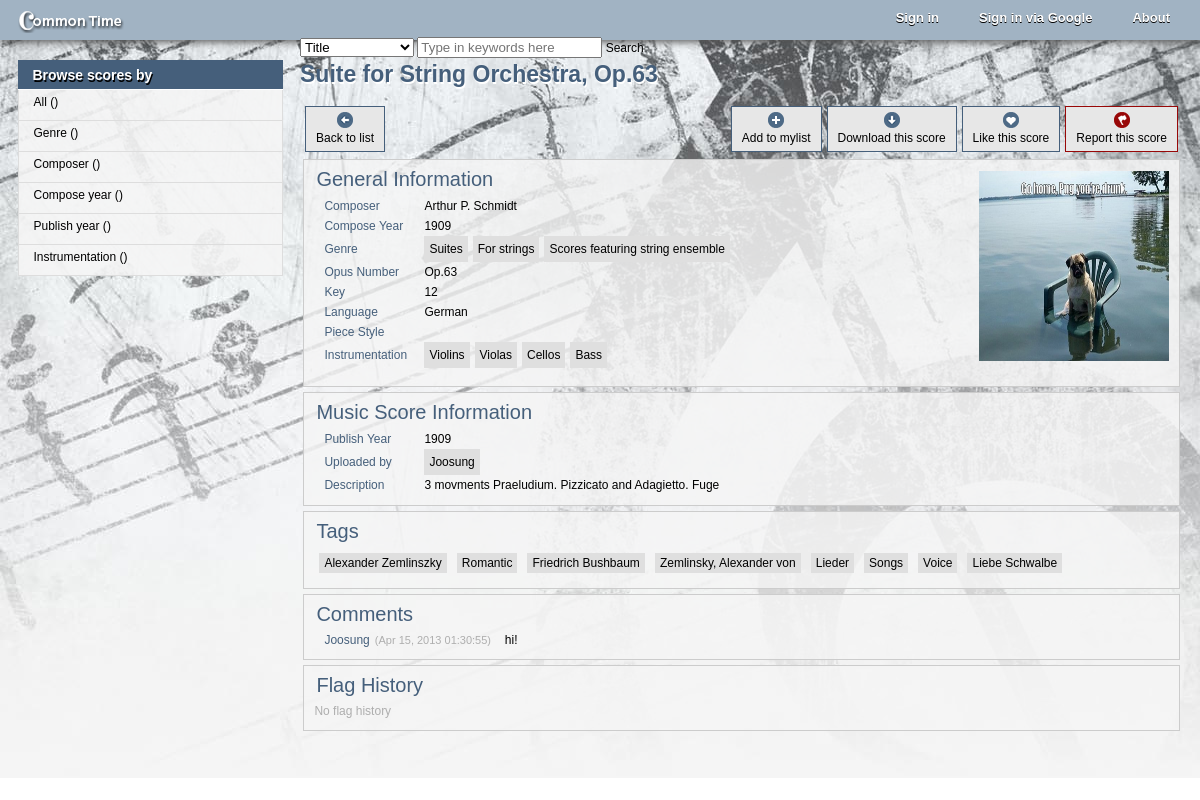
Before: /view.php?id=1 with the older database file.
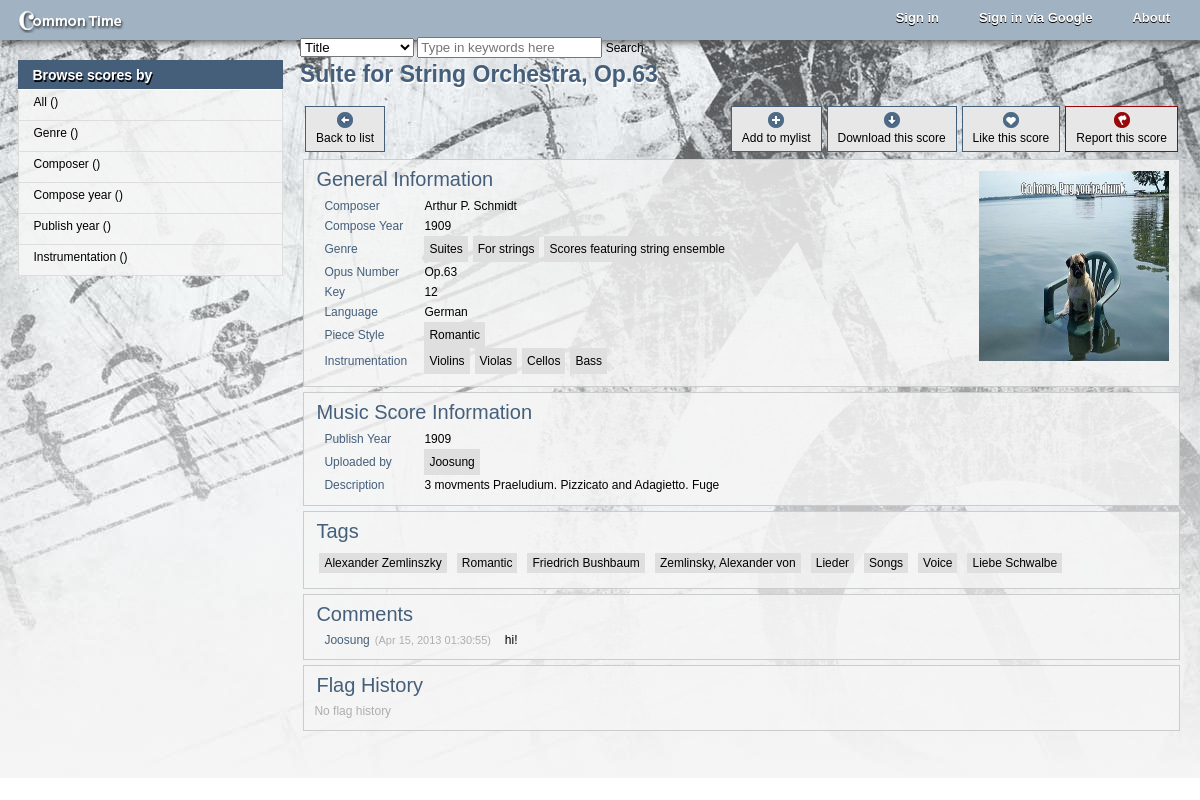
After: the same page with the newer database file.
### tables this page shows
CREATE TABLE `CT_Score` (
  `id` int(11) NOT NULL AUTO_INCREMENT,
  `title` varchar(100) NOT NULL,
  `isFlagged` int(11) DEFAULT '0',
  `isPublic` int(11) NOT NULL DEFAULT '0',
  `composer` varchar(200) DEFAULT NULL COMMENT 'foreign key',
  `composeYear` int(11) DEFAULT NULL,
  `publishYear` int(11) DEFAULT NULL,
  `description` varchar(4000) DEFAULT NULL,
  `downloadLink` varchar(4000) DEFAULT 'assets/scores/sample.jpg',
  `downloads` int(11) NOT NULL DEFAULT '0',
  `likes` int(11) DEFAULT '0',
  `likeList` varchar(4000) DEFAULT NULL,
  `timestamp` int(11) NOT NULL DEFAULT '0',
  `uploadedBy` int(11) NOT NULL DEFAULT '0' COMMENT 'foreign key',
  `language` varchar(45) DEFAULT NULL,
  `opusNum` varchar(45) DEFAULT NULL,
  `key` varchar(45) DEFAULT NULL,
  PRIMARY KEY (`id`)
);

CREATE TABLE `CT_Genre` (
  `id` int(11) NOT NULL AUTO_INCREMENT,
  `refScore` int(11) DEFAULT NULL,
  `genre` varchar(50) NOT NULL,
  PRIMARY KEY (`id`)
);

CREATE TABLE `CT_Instrumentation` (
  `id` int(11) NOT NULL AUTO_INCREMENT,
  `refScore` int(11) DEFAULT NULL,
  `instrumentation` varchar(200) NOT NULL,
  PRIMARY KEY (`id`)
);

CREATE TABLE `CT_User` (
  `id` int(11) NOT NULL AUTO_INCREMENT,
  `userEmail` varchar(50) NOT NULL,
  `userPw` varchar(1000) NOT NULL,
  `firstName` varchar(50) NOT NULL,
  `middleName` varchar(50) DEFAULT NULL,
  `lastName` varchar(50) NOT NULL,
  `level` int(11) NOT NULL DEFAULT '1' COMMENT 'for penalizing & incentivizing purposes',
  `redFlag` int(11) DEFAULT '0',
  `joinDate` timestamp NULL DEFAULT NULL,
  `lastAccess` timestamp NULL DEFAULT NULL,
  `avatarPic` varchar(200) DEFAULT 'assets/images/profile.jpg',
  `securityQ` varchar(200) DEFAULT NULL,
  `securityA` varchar(200) DEFAULT NULL,
  `emailSHA` varchar(100) NOT NULL,
  PRIMARY KEY (`id`)
);

CREATE TABLE `CT_ScoreTag` (
  `id` int(11) NOT NULL AUTO_INCREMENT,
  `refScore` int(11) NOT NULL,
  `tagBy` int(11) NOT NULL,
  `tag` varchar(100) NOT NULL,
  PRIMARY KEY (`id`)
);

CREATE TABLE `CT_ScoreComment` (
  `id` int(11) NOT NULL AUTO_INCREMENT,
  `refScore` int(11) NOT NULL,
  `commentBy` int(11) NOT NULL,
  `comment` varchar(4000) NOT NULL,
  `timestamp` int(11) NOT NULL DEFAULT '0',
  PRIMARY KEY (`id`)
);

CREATE TABLE `CT_Style` (
  `id` int(11) NOT NULL AUTO_INCREMENT,
  `refScore` int(11) NOT NULL,
  `style` varchar(200) NOT NULL,
  PRIMARY KEY (`id`)
);

### functions.php (called while the page is built, shortened)
<?php
function getSpecific($table, $fields, $filter){
	global $json_container, $connect;
	$query = "SELECT ".mysql_real_escape_string($fields)." FROM ".mysql_real_escape_string($table)." WHERE ".mysql_real_escape_string($filter).";";
	$result = mysql_query($query, $connect);
	if($result === false)
	{
		return 'There is no such a table';
	}
	else
	{
		$data = @mysql_fetch_array($result);
		return $data[0];
	}
}
function getSQLFromID($type, $param) {
	if($type == "firstName"){
		return "SELECT firstName FROM CT_User WHERE id = ".mysql_real_escape_string($param).";";
	}else if($type == "lastName"){
		return "SELECT lastName FROM CT_User WHERE id = ".mysql_real_escape_string($param).";";
	}else if($type == "redFlag"){
		return "SELECT redFlag FROM CT_User WHERE id = ".mysql_real_escape_string($param).";";
	}else if($type == "joinDate"){
		return "SELECT joinDate FROM CT_User WHERE id = ".mysql_real_escape_string($param).";";
	}else if($type == "flagHistory"){
		return "SELECT * FROM CT_FlagHistory WHERE refScore = ".mysql_real_escape_string($param)." ORDER BY timestamp DESC;";
	}else if($type == "genre"){
		return "SELECT * FROM CT_Genre WHERE refScore = ".mysql_real_escape_string($param).";";
	}else if($type == "instrumentation"){
		return "SELECT * FROM CT_Instrumentation WHERE refScore = ".mysql_real_escape_string($param).";";
	}else if($type == "comment"){
		return "SELECT * FROM CT_ScoreComment WHERE refScore = ".mysql_real_escape_string($param)." ORDER BY timestamp DESC;";
	}else if($type == "style"){
		return "SELECT * FROM CT_Style WHERE refScore = ".mysql_real_escape_string($param).";";
	}else if($type == "tag"){
		return "SELECT tag FROM CT_ScoreTag WHERE refScore = ".mysql_real_escape_string($param).";";
	}
}
function idToValue($val, $table, $condition){
	global $connect;
	$query = "SELECT ".mysql_real_escape_string($val)." FROM ".mysql_real_escape_string($table)." WHERE id = ".mysql_real_escape_string($condition).";";
	$result = mysql_query($query, $connect);
	$data = @mysql_fetch_array($result);
	return $data;
}
?>

### view.php (the view, shortened to what this page needs)
<?php
require_once("functions.php");
if(isset($_GET['id'])){
	$scoreNum = $_GET['id'];
}else{
	$scoreNum = -1;
}
$query = "SELECT * FROM CT_Score WHERE id = ".mysql_real_escape_string($scoreNum).";";
$result = mysql_query($query, $connect);
$numOfResult = mysql_num_rows($result);
if(!isset($_GET['id']) || $numOfResult == 0){
	$_SESSION['error'] = "The score you tried to access does not exist!";
	header("Location: browse.php");
}else{
	$fetchResult = mysql_query($query, $connect);
}
?>
<!DOCTYPE html PUBLIC "-//W3C//DTD XHTML 1.0 Transitional//EN" "http://www.w3.org/TR/xhtml1/DTD/xhtml1-transitional.dtd">
<html xmlns="http://www.w3.org/1999/xhtml">
<head>
<link rel="stylesheet" href="http://code.jquery.com/ui/1.10.2/themes/smoothness/jquery-ui.css" />
<link rel="stylesheet" href="./assets/style.css">
<link rel="stylesheet" href="./assets/libraries/select/select2.css">
<link rel="stylesheet" href="http://code.jquery.com/mobile/1.3.0/jquery.mobile-1.3.0.min.css" />
</head>
<body>
<div id="bg"></div>
<div class="page">
	<div class="top_nav">
    	<div class="logo_top" onclick="location.href='index.php';">
        	<img src="assets/images/logo.png"/>
        </div>
    	<div class="topmenus">
        	<ul>
            	<li id="aboutPage">About</li>
                <?php
					if(!isset($_SESSION['primaryId']) || $_SESSION['primaryId'] == ''){
						echo('
							<li id="loginW">Sign in via Google</li>
			                <div id="loginWindow">
		                	<div id="formComponents">
        	                <form id="Form_keepSigned" action="index.php" method="get" data-ajax="false">
                	        	<input type="checkbox" name="keepSignedIn" value=1 id="keepSignedIn" data-role="none">
                    	        <input type="hidden" name="loginType" value=1>
                        		<label for="keepSignedIn">Keep me signed in</label>
            	            </form>
 		                    </div>
                			</div>
							<li id="loginWN">Sign in</li>
			                <div id="loginWindowN">
		                	<div id="formComponentsN">
        	                <form id="Form_keepSignedN" action="index.php" method="post" data-ajax="false">
								<input type="text" name="userEmail" placeholder="Email"><input type="password" placeholder="Password" name="userPw">
                	        	<input type="checkbox" name="keepSignedInN" value=1 id="keepSignedInN" data-role="none">
								<label for="keepSignedInN">Keep me signed in</label>
                    	        <input type="hidden" name="loginType" value=2>
								<div data-role="fieldcontain">
									<input type="submit" id="normal_signin" value="Sign in"><input type="button" id="normal_signup" value="Sign up"><input type="button" id="normal_help" value="Help!">
								</div>
            	            </form>
 		                    </div>
                			</div>
						');
					}else{
						echo("<li id='logOut'>Log out</li>");
						echo("<li id='userPanel'>".$_SESSION['firstName']."</li>");
						echo("<li id='upload' onclick=location.href='upload.php'>Upload a score</li>");
					}
				?>
        	</ul>
        </div>
    </div>
    <div class="main_layout">
	    <div class="main_left">
    	    <div class="catList">
        	    <span class="catListHeader">Browse scores by</span>
	           	<ul>
	               	<li id="br_all">All (<span id="numAll"></span>)</li>
	                <li id="br_genre" onclick="$('.subGenre').toggle();">Genre (<span id="numGenre"></span>)</li>
	                <li id="br_composer" onclick="$('.subComposer').toggle();">Composer (<span id="numComp"></span>)</li>
	                <li id="br_composeyear" onclick="$('.subComposeYear').toggle();">Compose year (<span id="numCompYear"></span>)</li>
	                <li id="br_publishyear" onclick="$('.subPublishYear').toggle();">Publish year (<span id="numPubYear"></span>)</li>
                    <li id="br_instrumentation" onclick="$('.subInstrumentation').toggle();">Instrumentation (<span id="numInst"></span>)</li>
	            </ul>
	        </div>
	    </div>
        <div class="main_right">
        	<div class="srchbox">
	            <div id="category" data-role="fieldcontain">
                <select data-inline="true" id="srchType"  class="cat">
                    <option value="title">Title</option>
            	</select>
                </div>
                <div id="textinput" data-role="fieldcontain">
	                <input data-inline="true" type="text" id="keyword" name="keyword" placeholder="Type in keywords here" class="keyword">
    	            <a data-role="button" id="submit">Search</a>
                </div>
            </div>
            <div class="itemList">
            	<?php
				$data = mysql_fetch_array($fetchResult);
				$up_Query = "SELECT firstName FROM CT_User WHERE id = ".$data['uploadedBy'].";";
				$up_Result = mysql_query($up_Query, $connect);
				$genre_Query = getSQLFromID("genre", $data['id']);
				$genre_Result = mysql_query($genre_Query, $connect);
				$style_Query = getSQLFromID("style", $data['id']);
				$style_Result = mysql_query($style_Query, $connect);
				$instr_Query = getSQLFromID("instrumentation", $data['id']);
				$instr_Result = mysql_query($instr_Query, $connect);
				$tag_Query = getSQLFromID("tag", $data['id']);
				$tag_Result = mysql_query($tag_Query, $connect);
				$comments_Query = getSQLFromID("comment", $data['id']);
				$comments_Result = mysql_query($comments_Query, $connect);
				$flag_Query = getSQLFromID("flagHistory", $data['id']);
				$flag_Result = mysql_query($flag_Query, $connect);
				echo('
					<div class="detailTitle">'.htmlentities($data["title"]).'<div class="flagItContainer">
							<div class="flagItHeader">Report this score</div>
							<div class="flagIt"><span class="warning">You are about to report the following score.<br></span><span style="color: #455F7B; font-weight: bold; font-size: 16px; margin-top: 7px; display: inline-block; margin-bottom: 7px;">'.htmlentities($data["title"]).'</span><span class="warning"><br>Please make sure that you have proper sources as you describe the reason(s) for this claim in the text field below. This report will be reviewed by the operators as soon as it is submitted. Also, by reporting this score as problematic, you agree that other users can participate in the rebuttal process to prevent, if any, misjudgements.</span><hr style="width: 99%;" color="#BBBBBB" size="1" no-shade></hr><form id="flagForm" data-ajax="false"><textarea data-role="none" rows=9 cols=77 id="flagDesc" name="flagDesc"></textarea><br>'); if(isset($_SESSION['primaryId'])){ echo('<input type="hidden" id="flagTo" name="flagTo" value='.htmlentities($data['id']).'><input type="hidden" id="flagBy" name="flagBy" value='.$_SESSION['primaryId'].'>');} echo('<input type="submit" value="Report" id="submitFlag"><input type="button" value="Cancel" id="cancelButton" onclick=$(".flagItContainer").fadeOut(300)></form></div>
						</div></div>
					<div class="actions">
							<span id="backToList"><img src="assets/images/back.png"><br>Back to list</span></div><div class="actionsContent"><span id="addToList" data-link='.$data['id'].'><img src="assets/images/add.png"><br>Add to mylist</span><span id="download" data-link='.$data['downloadLink'].'><img src="assets/images/download.png"><br>Download this score</span><span id="like"><img src="assets/images/like.png"><br>Like this score</span><span id="flag"><img src="assets/images/flag.png"><br>Report this score</span>
						</div><br><br><br><br>
					<div class="scoreDetail">
						<span class="subTitle">General Information</span><br><div id="scoreimg"><img src="'.htmlentities($data["downloadLink"]).'" width=190 height=190></div>
						<div class="txt">
							<span class="key">Composer</span><span class="value">'.htmlentities($data["composer"]).'</span><br>
							<span class="key">Compose Year</span><span class="value">'.htmlentities($data["composeYear"]).'</span><br>
							<span class="key">Genre</span><span class="value">');
							while($dataGenre = @mysql_fetch_array($genre_Result)){
								echo("<span class='genres' data-link='browse.php?srchType=genre&keyword=".htmlentities($dataGenre["genre"])."'>".htmlentities($dataGenre["genre"])." </span>");
							}
							echo('</span><br>
							<span class="key">Opus Number</span><span class="value">'.htmlentities($data["opusNum"]).'</span><br>
							<span class="key">Key</span><span class="value">'.htmlentities($data["key"]).'</span><br>
							<span class="key">Language</span><span class="value">'.htmlentities($data["language"]).'</span><br>
							<span class="key">Piece Style</span><span class="value">');
							while($dataStyle = @mysql_fetch_array($style_Result)){
								echo("<span class='genres not'>".htmlentities($dataStyle["style"])." </span>");
							}
							echo('</span><br>
							<span class="key">Instrumentation</span><span class="value">');
							while($dataInstr = @mysql_fetch_array($instr_Result)){
								echo("<span class='genres' data-link='browse.php?srchType=instrumentation&keyword=".htmlentities($dataInstr["instrumentation"])."'>".htmlentities($dataInstr["instrumentation"])." </span>");
							}
							echo('</span><br>
						</div>
		            </div>
					<div class="scoreDetail">
						<span class="subTitle">Music Score Information</span><br>
						<div class="txt">
							<span class="key">Publish Year</span><span class="value">'.htmlentities($data["publishYear"]).'</span><br>
							<span class="key">Uploaded by</span><span class="value">');
							$dataUp = mysql_fetch_array($up_Result);
							echo("<span class='friend'>".htmlentities($dataUp[0]).'</span>
							<div class="friendProfileContainer">
								<div class="friendProfile">
									<img src="'.getSpecific("CT_User","avatarPic","id=".$data["uploadedBy"]).'">
									<div class="name">'.htmlentities(getSpecific("CT_User","firstName", "id=".$data["uploadedBy"])).' '.htmlentities(getSpecific("CT_User","lastName", "id=".$data["uploadedBy"])).'</div>
									<div class="buttonArea">
										<ul>');
										echo('
											<li id="close" onclick=$(".friendProfileContainer").fadeOut(300)>Close</li>
										</ul>
									</div>
								</div>
							</div><br>
							<span class="key">Description</span><span class="value">'.htmlentities($data["description"]).'</span><br>
						</div>
					</div>
					<div class="scoreDetail">
						<span class="subTitle">Tags</span><br>
						<div class="txt">');
							while($dataTag = @mysql_fetch_array($tag_Result)){
								echo("<span class='tags' data-link='browse.php?srchType=tag&keyword=".htmlentities($dataTag[0])."'>".htmlentities($dataTag[0])." </span>");
							}
							echo('
						</div>
					</div>
					<div class="scoreDetail">
						<span class="subTitle">Comments</span><br>
						<div class="txt">
						<form id="msgForm" data-ajax="false">'); echo('<input type="hidden" value='.$data["id"].' id="msgTo" name="msgTo"></form><div class="commentArea">');
							while($dataComments = @mysql_fetch_array($comments_Result)){
								$tempData = idToValue("firstName", "CT_User", $dataComments['commentBy']);
								echo("<div class='msgItem' id=".htmlentities($dataComments['id'])."><span class='name'>".htmlentities($tempData[0])."</span><span class='time'>(".date("M d, Y H:i:s",htmlentities($dataComments['timestamp'])).")</span><span class='msg'>".htmlentities($dataComments['comment'])."</span></div>");
							}
							echo('
						</div></div>
					</div>
					<div class="scoreDetail">
						<span class="subTitle">Flag History</span><br>
						<div class="txt">
							<div class="commentArea">');
							if(mysql_num_rows($flag_Result) == 0){
								echo("<span style='color: #aeaeae;' class='msg'>No flag history</span>");
							}
							echo('
							</div>
						</div>
					</div>
					');
				?>
            </div>
        </div>    </div>
</div>
</body>
</html>

Changed rows visible on the page:
now on this page (row edited): ct_style: style "Romantic"
